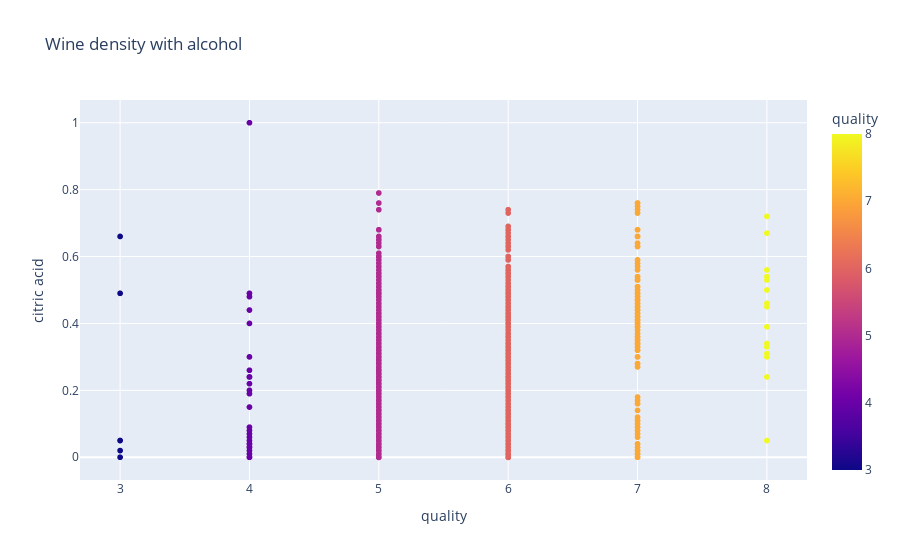

Source (notebook cell):
### Code cell
px.scatter(df,x='quality', y='citric acid',color='quality', title="Wine density with alcohol")

### Figure 1 — Plotly figure (JSON) as saved in the notebook; plotly's stock layout.template omitted (floating-point values rounded to 4 significant figures; data arrays with more than 128 entries replaced by an {"elided": "..."} marker saying what was removed)
{"data": [{"hovertemplate": "quality=%{marker.color}<br>citric acid=%{y}<extra></extra>", "legendgroup": "", "marker": {"color": {"elided": "1018 int values"}, "coloraxis": "coloraxis", "symbol": "circle"}, "mode": "markers", "name": "", "showlegend": false, "type": "scattergl", "x": {"elided": "1018 int values"}, "xaxis": "x", "y": {"elided": "1018 float values"}, "yaxis": "y"}], "layout": {"coloraxis": {"colorbar": {"title": {"text": "quality"}}, "colorscale": [[0, "#0d0887"], [0.1111, "#46039f"], [0.2222, "#7201a8"], [0.3333, "#9c179e"], [0.4444, "#bd3786"], [0.5556, "#d8576b"], [0.6667, "#ed7953"], [0.7778, "#fb9f3a"], [0.8889, "#fdca26"], [1, "#f0f921"]]}, "legend": {"tracegroupgap": 0}, "title": {"text": "Wine density with alcohol"}, "xaxis": {"anchor": "y", "domain": [0, 1], "title": {"text": "quality"}}, "yaxis": {"anchor": "x", "domain": [0, 1], "title": {"text": "citric acid"}}}}
